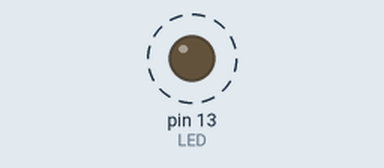
The sketch below on a simulated Arduino Uno, built with avr-gcc and run on an emulated ATmega328P. On the bench: output pins drawn as LEDs (lit = HIGH). Dashed ring = blinking.

Above: at 0.3 s.
Timing chart, 0 to 5.9 s (numbered marks = the images above):
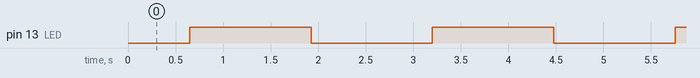

Measured:
- by itself, pin 13 (LED): alternates HIGH for 1.3 s and LOW for 1.3 s

The sketch:

fadeLED.ino
```cpp
int brightness = 0;
int LED = 13;
int fading = 5;

void setup() {
  // put your setup code here, to run once:
  pinMode(LED, OUTPUT);
}

void loop() {
  // put your main code here, to run repeatedly:
  analogWrite(LED, brightness);
  brightness += fading;
  delay(25);
  if(brightness == 0 || brightness == 255)
    fading = -fading;

}
```
